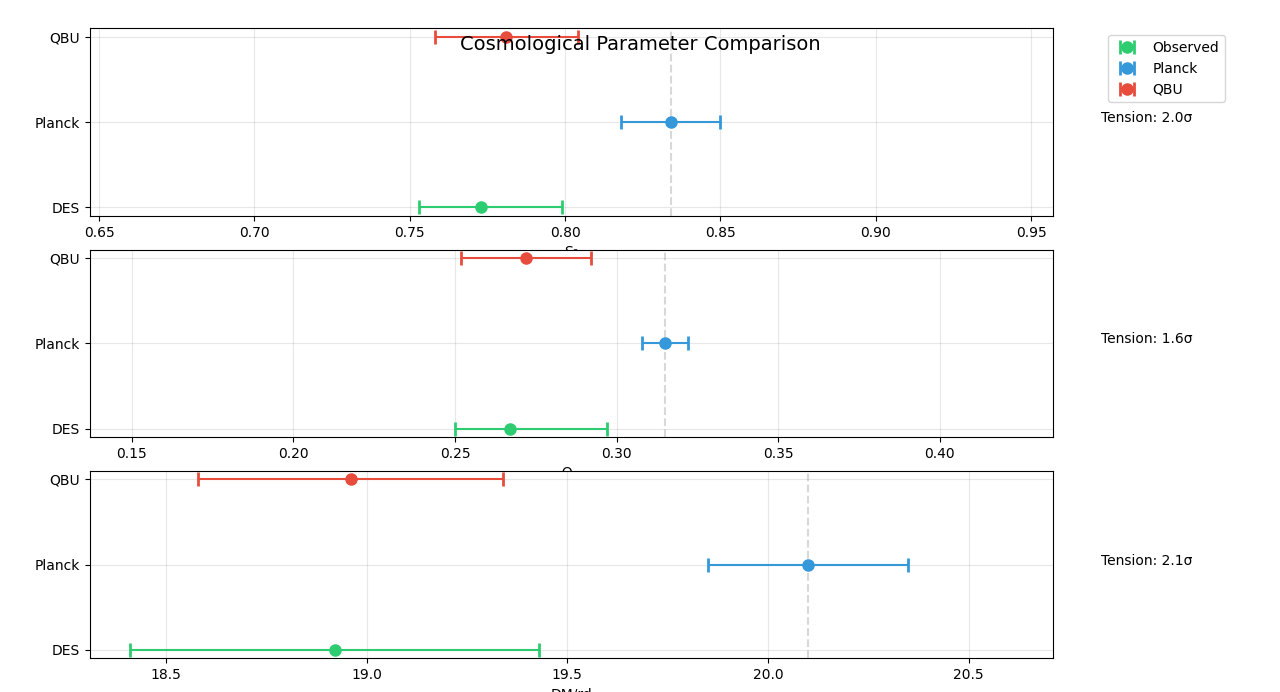

Python code for this plot:
import numpy as np
import matplotlib.pyplot as plt

# Data with uncertainties
DATA = {
    "Observed": {  # DES measurements
        "S8": (0.773, 0.026, 0.020),  # (value, error_plus, error_minus)
        "omega_m": (0.267, 0.030, 0.017),
        "DM_rd": (18.92, 0.51, 0.51)
    },
    "Planck": {  # Planck ΛCDM
        "S8": (0.834, 0.016, 0.016),
        "omega_m": (0.315, 0.007, 0.007),
        "DM_rd": (20.1, 0.25, 0.25)
    },
    "QBU": {  # QBU predictions
        "S8": (0.781, 0.023, 0.023),
        "omega_m": (0.272, 0.020, 0.020),
        "DM_rd": (18.96, 0.38, 0.38)
    }
}

def create_parameter_comparison():
    fig, axes = plt.subplots(3, 1, figsize=(10, 12))
    fig.suptitle('Cosmological Parameter Comparison', fontsize=14, y=0.95)
    
    parameters = ['S8', 'omega_m', 'DM_rd']
    labels = ['S₈', 'Ωₘ', 'DM/rd']
    colors = {'Observed': '#2ecc71', 'Planck': '#3498db', 'QBU': '#e74c3c'}
    
    for i, (param, label) in enumerate(zip(parameters, labels)):
        ax = axes[i]
        y_positions = np.arange(len(DATA))
        
        for j, (source, values) in enumerate(DATA.items()):
            value, err_plus, err_minus = values[param]
            ax.errorbar(value, j, xerr=[[err_minus], [err_plus]], 
                       fmt='o', capsize=5, capthick=2, 
                       color=colors[source], label=source,
                       markersize=8)
        
        # Add vertical line for Planck value to show reference
        ax.axvline(x=DATA['Planck'][param][0], color='gray', 
                  linestyle='--', alpha=0.3)
        
        # Customize each subplot
        ax.set_yticks(y_positions)
        ax.set_yticklabels(['DES', 'Planck', 'QBU'])
        ax.set_xlabel(label)
        ax.grid(True, alpha=0.3)
        
        # Add legend only to first plot
        if i == 0:
            ax.legend(bbox_to_anchor=(1.05, 1), loc='upper left')
            
        # Calculate and display tension with Planck
        obs_val, obs_err_p, obs_err_m = DATA['Observed'][param]
        planck_val, planck_err_p, planck_err_m = DATA['Planck'][param]
        tension = (planck_val - obs_val) / np.sqrt(planck_err_p**2 + obs_err_p**2)
        ax.text(1.05, 0.5, f'Tension: {tension:.1f}σ', 
                transform=ax.transAxes)
        
        # Adjust x-axis limits to show all data points clearly
        all_values = [v[param][0] for v in DATA.values()]
        all_errors = [v[param][1:] for v in DATA.values()]
        x_min = min(all_values) - max([e[0] for e in all_errors]) - 0.1
        x_max = max(all_values) + max([e[1] for e in all_errors]) + 0.1
        ax.set_xlim(x_min, x_max)
    
    plt.tight_layout()
    return fig

# Create and show the plot
fig = create_parameter_comparison()
plt.show()
